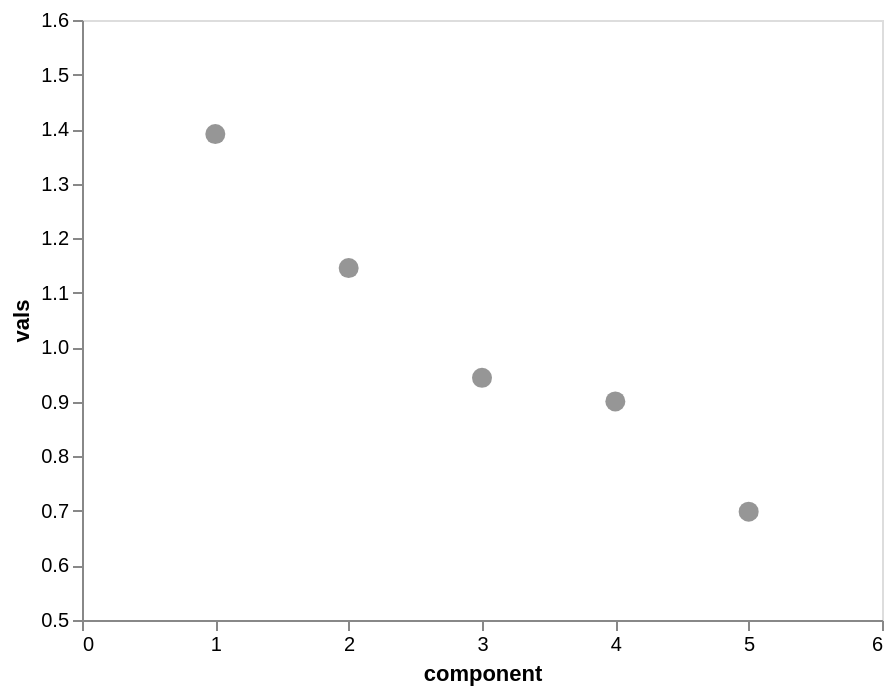

Here is the notebook cell this chart was saved with:
### Code cell
comp_lst = []
exp_var = []
for x in range(1,6):
    pca = PCA(n_components = x,random_state=42).fit(pcaDf)
    comp_lst.append(x)
    exp_var.append(list(pca.explained_variance_))
dict(zip(comp_lst,exp_var))
comps = pd.DataFrame.from_dict(dict(zip(comp_lst,exp_var[4])),orient='index')
comps.reset_index(inplace=True)
comps.columns=['component','vals']
comps

alt.Chart(comps).mark_circle(size=100,color='#696969').encode(
    alt.X('component',axis=alt.Axis(tickCount=len(comp_lst)+1,grid=False),scale=alt.Scale(domain=[0,6])),
    alt.Y('vals',axis=alt.Axis(grid=False),scale=alt.Scale(domain=[0.5,1.6])))

### Figure 1 — Vega-Lite specification as saved in the notebook (floating-point values rounded to 4 significant figures)
{"config": {"view": {"continuousWidth": 400, "continuousHeight": 300}}, "data": {"name": "data-a9a47b2a2f8bccaed1dd2c9c66d706d7"}, "mark": {"type": "circle", "color": "#696969", "size": 100}, "encoding": {"x": {"type": "quantitative", "axis": {"grid": false, "tickCount": 6}, "field": "component", "scale": {"domain": [0, 6]}}, "y": {"type": "quantitative", "axis": {"grid": false}, "field": "vals", "scale": {"domain": [0.5, 1.6]}}}, "$schema": "https://vega.github.io/schema/vega-lite/v4.8.1.json", "datasets": {"data-a9a47b2a2f8bccaed1dd2c9c66d706d7": [{"component": 1, "vals": 1.391}, {"component": 2, "vals": 1.145}, {"component": 3, "vals": 0.9439}, {"component": 4, "vals": 0.9008}, {"component": 5, "vals": 0.6987}]}}
